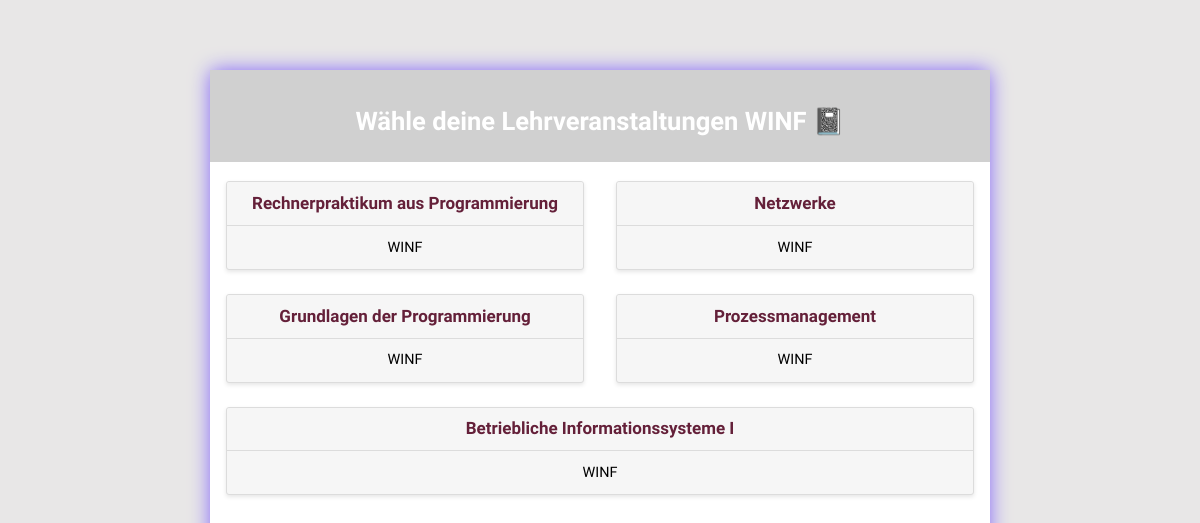
Before: /lvplaner/WINF/ with the older database file.
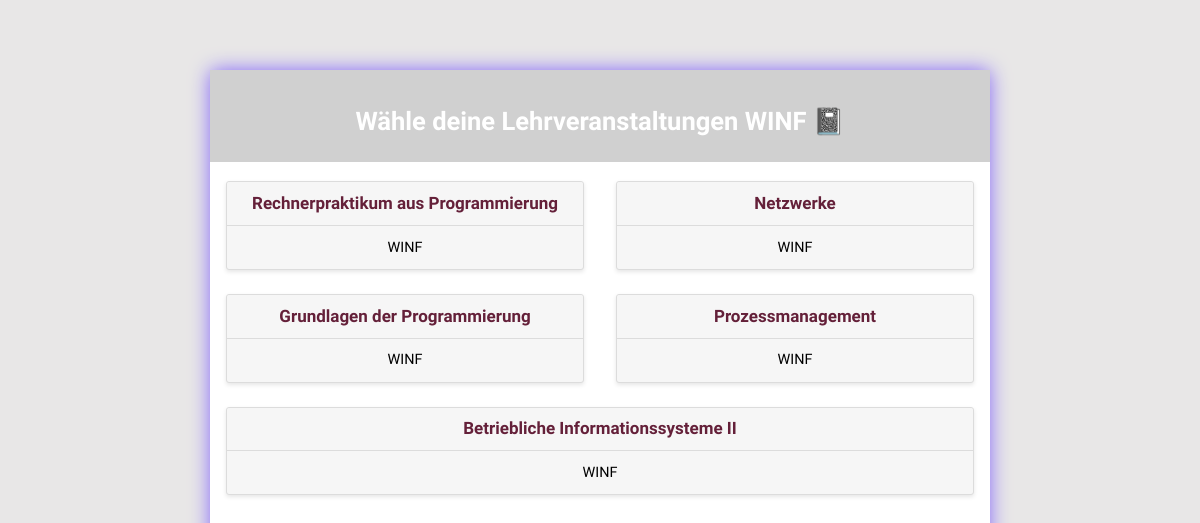
After: the same page with the newer database file.
### lvplaner/models.py (models this page shows, shortened)
class Major(models.Model):
    major_name = models.CharField(verbose_name="Studienrichtung", max_length=30, primary_key=True)

class Subject(models.Model):
    title = models.CharField(verbose_name="Fachbezeichung", primary_key=True, max_length=40)
    major_name = models.ForeignKey(Major, on_delete=models.PROTECT)

### lvplaner/views.py (the view)
# urls.py: url(r'^(?P<major_name>[-\w\d]+)/$', views.major_detail, name='details'),
def major_detail(request, major_name):
    major = get_object_or_404(Major, pk=major_name)
    return render(request, 'lvplaner/major_detail.html', {'major': major})

### lvplaner/templates/lvplaner/major_detail.html (shortened to what this page needs)
{% extends "layout.html" %}
{% block content %}
<header>
<h2> Wähle deine Lehrveranstaltungen {{ major.major_name }} 📓 </h2>
</header>
<br />
<body>
<div class="cards">
   {% for subject in major.subject_set.all %}
    <div class = "card">
        <header>  <a href="{% url 'courses' major.major_name subject.title %}"> {{ subject.title }}</a> </header>
        <div class="card-copy">
        {{ major.major_name }} <br />
        </div>
    </div>
    {% endfor %}
</div>
</body>
{% endblock %}

### templates/layout.html (shortened to what this page needs)
{% load static %}
<!doctype html>
<html>
    <head>
        <link rel="stylesheet" href="{% static 'css/layout.css' %}">
    </head>
    <header>
    </header>
    <body class="lvtool">
        {% block content %} {% endblock content %}
    </body>
</html>

### lvplaner/static/css/layout.css (style rules this page uses)
html { box-sizing: border-box; background: #e8e7e7; font-family: 'Varela Round', sans-serif; }
*, *::after, *::before { box-sizing: inherit; }
header { color: #FFF; padding: 5px 10px; text-align: center; align-items: center; background-color: #D0D0D0; font-size: 17px; }
.lvtool { background: #fff; text-align: center; width: 65%; height: 800px; margin: 70px auto; box-shadow: 0px 0px 20px rgb(133, 104, 250); border-radius: 6px; }
.cards { display: -webkit-box; display: -moz-box; display: box; display: -webkit-flex; display: -moz-flex; display: -ms-flexbox; display: flex; -webkit-box-lines: multiple; -moz-box-lines: multiple; box-lines: multiple; -webkit-flex-wrap: wrap; -moz-flex-wrap: wrap; -ms-flex-wrap: wrap; flex-wrap: wrap; -webkit-box-pack: justify; -moz-box-pack: justify; box-pack: justify; -webkit-justify-content: space-between; -moz-justify-content: space-between; -ms-justify-content: space-between; -o-justify-content: space-between; justify-content: space-between; -ms-flex-pack: justify; }
.card { -webkit-flex-basis: 15em; -moz-flex-basis: 15em; flex-basis: 15em; -ms-flex-preferred-size: 15em; -webkit-flex-grow: 1; -moz-flex-grow: 1; flex-grow: 1; -ms-flex-positive: 1; -webkit-transition: all 0.2s ease-in-out; -moz-transition: all 0.2s ease-in-out; transition: all 0.2s ease-in-out; background-color: #f6f6f6; border-radius: 3px; border: 1px solid gainsboro; box-shadow: 0 2px 4px #e6e6e6; margin: 0 1em 1.5em 1em; position: relative; }
.card header { -webkit-transition: all 0.2s ease-in-out; -moz-transition: all 0.2s ease-in-out; transition: all 0.2s ease-in-out; background-color: #f6f6f6; border-bottom: 1px solid gainsboro; border-radius: 3px 3px 0 0; font-weight: bold; line-height: 1.5em; padding: 0.5em 0.75em; color: black; }
.card header a { color: #642039; text-decoration: none; }
.card .card-copy { font-size: 0.9em; line-height: 1.5em; padding: 0.75em 0.75em; }

Changed rows visible on the page:
removed Subject: title "Betriebliche Informationssysteme I", {{ major.major_name }} "WINF"
added Subject: title "Betriebliche Informationssysteme II", {{ major.major_name }} "WINF"
